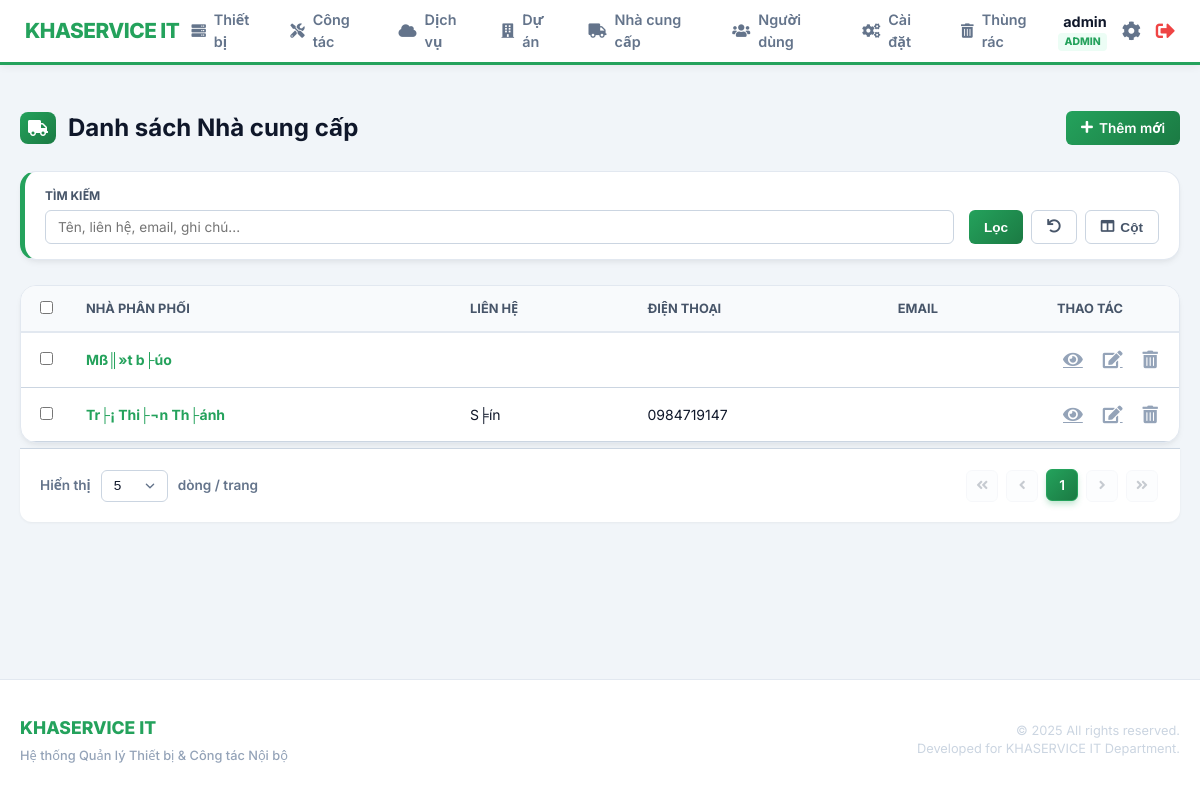
/index.php?page=suppliers/list (signed in), run on an earlier commit of the app's database.
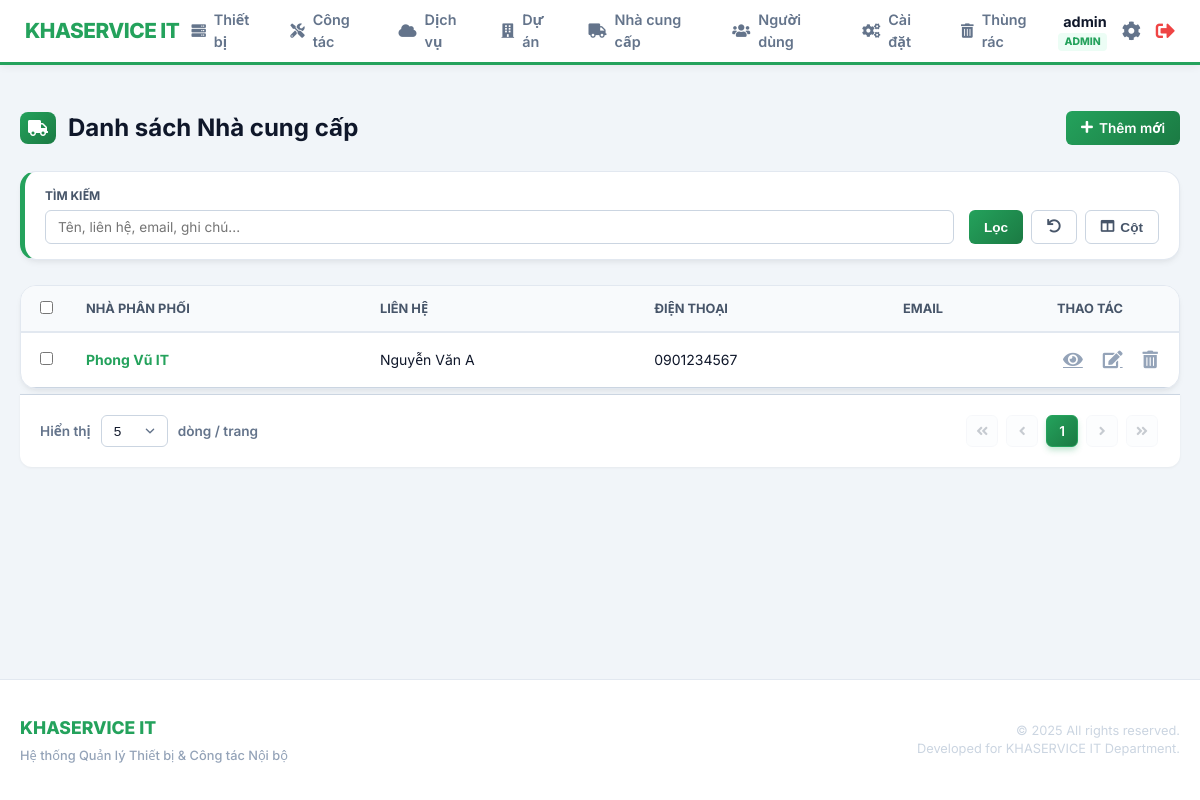
And on a later commit of the database.
### tables this page shows
CREATE TABLE `suppliers` (
  `id` int(11) NOT NULL AUTO_INCREMENT,
  `ten_npp` varchar(255) NOT NULL COMMENT 'T??n nh?? ph??n ph???i / nh?? th???u',
  `nguoi_lien_he` varchar(255) DEFAULT NULL COMMENT 'T??n ng?????i li??n h???',
  `dien_thoai` varchar(50) DEFAULT NULL COMMENT 'S??? ??i???n tho???i',
  `email` varchar(255) DEFAULT NULL COMMENT 'Email li??n h???',
  `ghi_chu` text DEFAULT NULL COMMENT 'Ghi ch??',
  `deleted_at` timestamp NULL DEFAULT NULL,
  PRIMARY KEY (`id`)
);

### includes/auth.php (called while the page is built, shortened)
<?php
function isAdmin() {
    return isset($_SESSION['role']) && $_SESSION['role'] === 'admin';
}
function isIT() {
    return isset($_SESSION['role']) && ($_SESSION['role'] === 'it' || $_SESSION['role'] === 'admin');
}
?>

### modules/suppliers/list.php (the view, shortened to what the changed rows need)
<?php
$rows_per_page = (isset($_GET['limit']) && is_numeric($_GET['limit'])) ? (int)$_GET['limit'] : 5;
$current_page  = (isset($_GET['p']) && is_numeric($_GET['p'])) ? (int)$_GET['p'] : 1;
$where_clauses = ["deleted_at IS NULL"];
$where_sql = !empty($where_clauses) ? ' WHERE ' . implode(' AND ', $where_clauses) : '';
$count_stmt = $pdo->prepare("SELECT COUNT(*) FROM suppliers $where_sql");
$count_stmt->execute();
$total_rows  = (int)$count_stmt->fetchColumn();
$total_pages = max(1, ceil($total_rows / $rows_per_page));
$offset = ($current_page - 1) * $rows_per_page;
$stmt = $pdo->prepare("SELECT * FROM suppliers $where_sql ORDER BY ten_npp ASC LIMIT :limit OFFSET :offset");
$stmt->bindValue(':limit',  $rows_per_page, PDO::PARAM_INT);
$stmt->bindValue(':offset', $offset, PDO::PARAM_INT);
$stmt->execute();
$suppliers_list = $stmt->fetchAll(PDO::FETCH_ASSOC);
$all_columns = [
    'ten_npp'      => ['label' => 'Nhà phân phối', 'default' => true],
    'nguoi_lien_he'=> ['label' => 'Liên hệ', 'default' => true],
    'dien_thoai'   => ['label' => 'Điện thoại', 'default' => true],
    'email'        => ['label' => 'Email', 'default' => true],
    'ghi_chu'      => ['label' => 'Ghi chú', 'default' => false]
];
?>
<div class="page-header">
    <h2><i class="fas fa-truck"></i> Danh sách Nhà cung cấp</h2>
</div>
<form action="index.php?page=suppliers/delete_multiple" method="POST" id="suppliers-form">
    <div class="table-container card">
        <table class="content-table" id="suppliersTable">
            <thead>
                <tr>
                    <th width="40"><input type="checkbox" id="select-all"></th>
                    <?php foreach ($all_columns as $k => $c): ?>
                        <th data-col="<?php echo $k; ?>"><?php echo htmlspecialchars($c['label']); ?></th>
                    <?php endforeach; ?>
                    <th width="100" class="text-center">Thao tác</th>
                </tr>
            </thead>
            <tbody>
                <?php if (empty($suppliers_list)): ?>
                    <tr><td colspan="<?php echo count($all_columns) + 2; ?>" class="empty-state">Không có dữ liệu</td></tr>
                <?php else: ?>
                    <?php foreach ($suppliers_list as $s): ?>
                        <tr>
                            <td><input type="checkbox" name="ids[]" value="<?php echo $s['id']; ?>" class="row-checkbox"></td>
                            <td data-col="ten_npp" class="font-bold text-primary"><?php echo htmlspecialchars($s['ten_npp']); ?></td>
                            <td data-col="nguoi_lien_he"><?php echo htmlspecialchars($s['nguoi_lien_he']); ?></td>
                            <td data-col="dien_thoai"><?php echo htmlspecialchars($s['dien_thoai']); ?></td>
                            <td data-col="email"><?php echo htmlspecialchars($s['email']); ?></td>
                        <td class="actions text-center">
                            <a href="index.php?page=suppliers/view&id=<?php echo $s['id']; ?>" class="btn-icon" title="Xem chi tiết"><i class="fas fa-eye"></i></a>
                            <?php if(isIT()): ?>
                                <a href="index.php?page=suppliers/edit&id=<?php echo $s['id']; ?>" class="btn-icon" title="Sửa"><i class="fas fa-edit"></i></a>
                                <?php if(isAdmin()): ?>
                                    <a href="index.php?page=suppliers/delete&id=<?php echo $s['id']; ?>" data-url="index.php?page=suppliers/delete&id=<?php echo $s['id']; ?>&confirm_delete=1" class="btn-icon delete-btn" title="Xóa"><i class="fas fa-trash-alt"></i></a>
                                <?php endif; ?>
                            <?php endif; ?>
                        </td>
                    </tr>
                <?php endforeach; ?>
            <?php endif; ?>
        </tbody>
    </table>
</div>
</form>
<div class="pagination-container">
    <div class="pagination-links">
        <?php $q = $_GET; unset($q['p']); $base = 'index.php?' . http_build_query($q); ?>
        <a href="<?php echo $base . '&p=1'; ?>" class="page-link <?php echo $current_page <= 1 ? 'disabled' : ''; ?>" title="Trang đầu"><i class="fas fa-angle-double-left"></i></a>
        <a href="<?php echo $base . '&p=' . max(1, $current_page - 1); ?>" class="page-link <?php echo $current_page <= 1 ? 'disabled' : ''; ?>" title="Trang trước"><i class="fas fa-angle-left"></i></a>
        <?php for ($i = max(1, $current_page - 2); $i <= min($total_pages, $current_page + 2); $i++): ?>
            <a href="<?php echo $base . '&p=' . $i; ?>" class="page-link <?php echo $i == $current_page ? 'active' : ''; ?>"><?php echo $i; ?></a>
        <?php endfor; ?>
        <a href="<?php echo $base . '&p=' . min($total_pages, $current_page + 1); ?>" class="page-link <?php echo $current_page >= $total_pages ? 'disabled' : ''; ?>" title="Trang sau"><i class="fas fa-angle-right"></i></a>
        <a href="<?php echo $base . '&p=' . $total_pages; ?>" class="page-link <?php echo $current_page >= $total_pages ? 'disabled' : ''; ?>" title="Trang cuối"><i class="fas fa-angle-double-right"></i></a>
    </div>
</div>

What changed in the data, as far as the page shows it:
removed suppliers: ten_npp "Mß║»t b├úo"
removed suppliers: ten_npp "Tr├¡ Thi├¬n Th├ánh", nguoi_lien_he "S╞ín", dien_thoai "0984719147"
added suppliers: ten_npp "Phong Vũ IT", nguoi_lien_he "Nguyễn Văn A", dien_thoai "0901234567"
